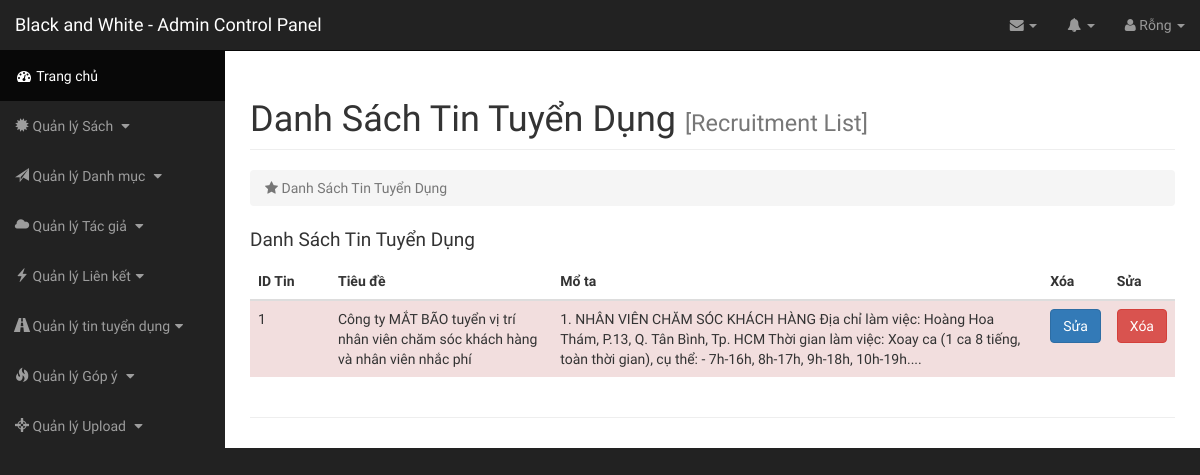
/admin/index.php?page=quan-li-tuyen-dung, run on an earlier commit of the app's database.
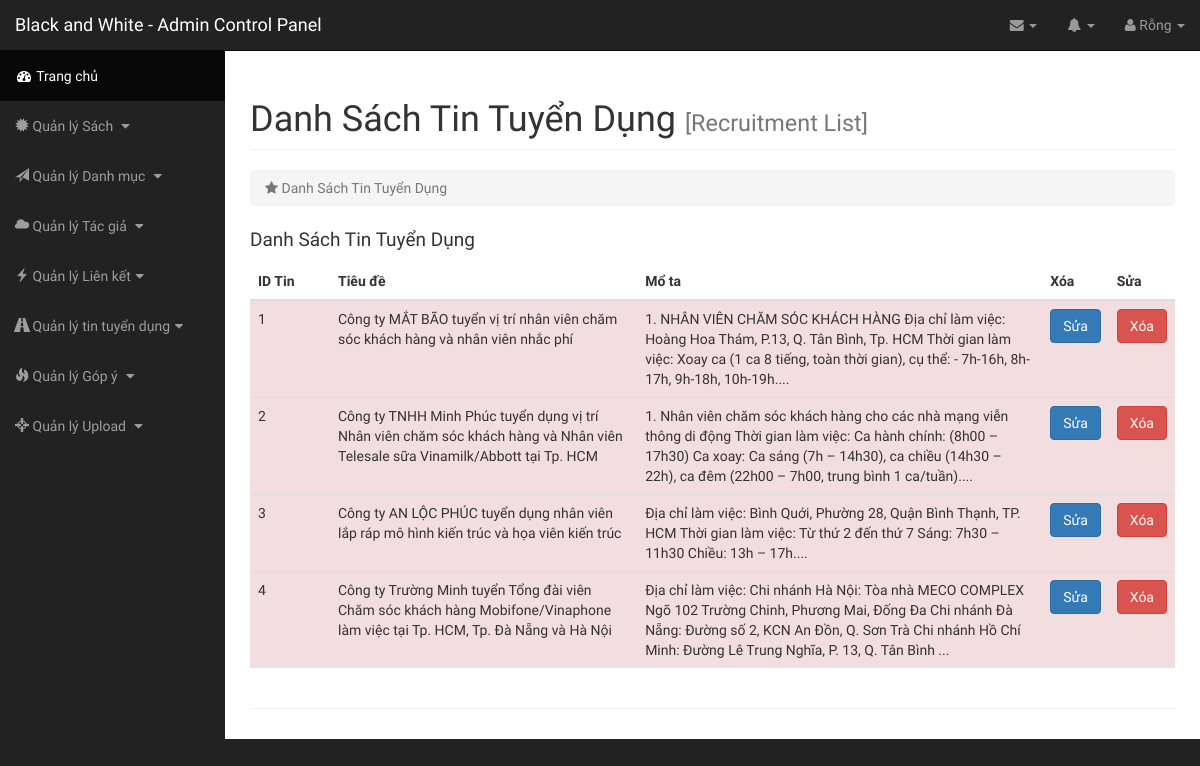
And on a later commit of the database.
### tables this page shows
CREATE TABLE `recruite` (
  `rid` int(100) NOT NULL,
  `rtit` varchar(255) NOT NULL,
  `rdes` text NOT NULL,
  `rct` text NOT NULL
);

### class/Db.class.php (called while the page is built, shortened)
<?php
class Db{
	private $conn = null;
	public function __construct()
	{
		$host ="mysql:host=". HOST."; dbname=". DB_NAME;
		try
		{
			$this->conn = new PDO($host, DB_USER, DB_PASS);
			$this->conn->query("set names 'utf8' ");
		}
		catch (PDOException $e)
		{
			echo "Không thể kết nối cơ sở dữ liệu";
		}
	}
	private function query($sql, $arr = array(), $mode = PDO::FETCH_ASSOC)
	{
		$pre = $this->conn->prepare($sql);
		if(!$pre->execute($arr))
		{
			echo "Không thể thực thi"; exit;
		}
		return $pre->fetchAll($mode);
	}
	public function select($sql, $arr = array(), $mode = PDO::FETCH_ASSOC)
	{
		return $this->query($sql, $arr, $mode);
	}
}
?>

### admin/inc/recruiteadmin.php (the view)
<div id="page-wrapper">
    <div class="container-fluid">
        <div class="row">
            <div class="col-lg-12">
                <h1 class="page-header">
                    Danh Sách Tin Tuyển Dụng <small class="text-muted">[Recruitment List]</small>
                </h1>
                <ol class="breadcrumb">
                    <li class="active">
                        <i class="fa fa-star"></i> Danh Sách Tin Tuyển Dụng
                    </li>
                </ol>
            </div>
        </div>
        <div class="catlist">
          <div class="row">
            <div class="col-sm-12">
              <p class="cat-title">Danh Sách Tin Tuyển Dụng</p>
              <table class="table">
      <thead>
        <tr>
          <th style="width: 80px;">ID Tin</th>
          <th>Tiêu đề</th>
          <th>Mổ ta</th>
          <th>Xóa</th>
          <th>Sửa</th>
        </tr>
      </thead>
      <tbody>
        <?php
          $sql = "SELECT * FROM `recruite`";
          $rows = $obj->select($sql);
          foreach ($rows as $row) {
        ?>
        <tr class="danger">
          <td class="success"><?php echo $row["rid"]; ?></td>
          <td><?php echo $row["rtit"]; ?></td>
          <td><?php echo $row["rdes"]; ?></td>
          <td><a class="btn btn-primary" href="index.php?page=sua-tin-tuyen-dung&id=<?php echo $row['rid']; ?>" role="button">Sửa</a></td>
          <td><button class="btn btn-danger deltd"  data-id="<?php echo $row["rid"]; ?>" name="button" id="del-cat-<?php echo $row["rid"]; ?>">Xóa</button></td>
        </tr>
        <?php
          }
        ?>
      </tbody>
    </table>
            </div>
          </div>
        </div>
        <hr>
    </div>
</div>

What changed in the data, as far as the page shows it:
added recruite: rid "2", rtit "Công ty TNHH Minh Phúc tuyển dụng vị trí Nhân viên chăm sóc khách hàng và Nhân viên Telesale sữa Vinamilk/Abbott tại Tp. HCM", rdes "1. Nhân viên chăm sóc khách hàng cho các nhà mạng viễn thông di động Thời gian làm việc: Ca hành chính: (8h00 – 17h30) Ca xoay: Ca sáng (7h – 14h30), ca chiều (14h30 – 22h), ca đêm (22h00 – 7h00, trung bình 1 ca/tuần)...."
added recruite: rid "3", rtit "Công ty AN LỘC PHÚC tuyển dụng nhân viên lắp ráp mô hình kiến trúc và họa viên kiến trúc", rdes "Địa chỉ làm việc: Bình Quới, Phường 28, Quận Bình Thạnh, TP. HCM Thời gian làm việc: Từ thứ 2 đến thứ 7 Sáng: 7h30 – 11h30 Chiều: 13h – 17h...."
added recruite: rid "4", rtit "Công ty Trường Minh tuyển Tổng đài viên Chăm sóc khách hàng Mobifone/Vinaphone làm việc tại Tp. HCM, Tp. Đà Nẵng và Hà Nội", rdes "Địa chỉ làm việc: Chi nhánh Hà Nội: Tòa nhà MECO COMPLEX Ngõ 102 Trường Chinh, Phương Mai, Đống Đa Chi nhánh Đà Nẵng: Đường số 2, KCN An Đồn, Q. Sơn Trà Chi nhánh Hồ Chí Minh: Đường Lê Trung Nghĩa, P. 13, Q. Tân Bình ..."
